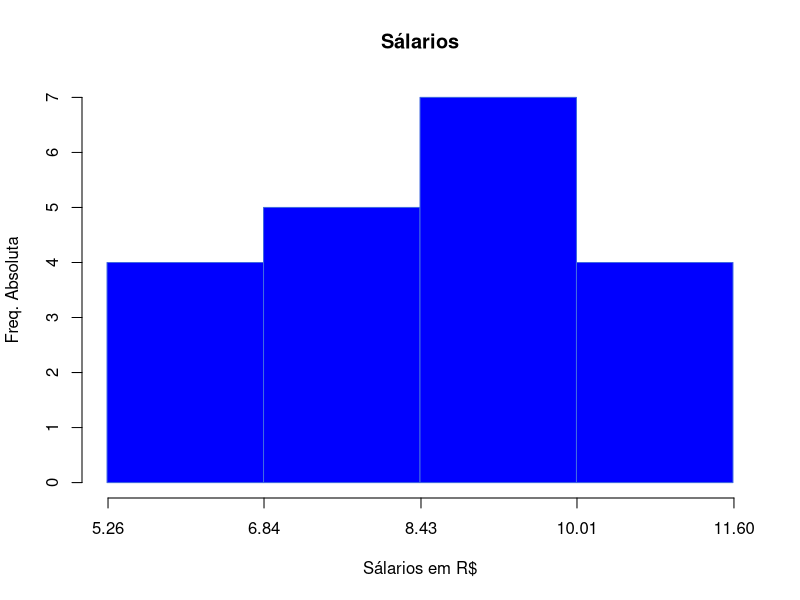

Generate this figure with R:
library(readxl)
exercicio4 = read_excel("./dados/exercicio4.xls")
x = exercicio4$`Salários`
range(x)

ceiling_dec <- function(x, level=2) round(x + 5*10^(-level-1), level)
floor_dec <- function(x, level=1) round(x - 5*10^(-level-1), level)
AT <- ceiling_dec((max(x)- min(x)))
AT
k <- ceiling_dec((sqrt(length(x))))
k
h <- ceiling_dec(AT/k)+0.165
h
infclass <- min(x)
supclass <- infclass+(k*h)
brk <-seq(infclass,supclass,h)
brk
tabela<-table(cut(x,breaks = brk, right = FALSE))
tabela
hist(x,  
     main = "Sálarios", 
     xlab = "Sálarios em R$", ylab = "Freq. Absoluta", 
     col = c("blue"), 
     border = c("royalblue"),
     breaks = brk,
     right = FALSE,
     axes = FALSE
)
axis(1, at=ceiling_dec(seq(infclass,supclass,h)))
axis(2, at=seq(0,max(tabela),1))


